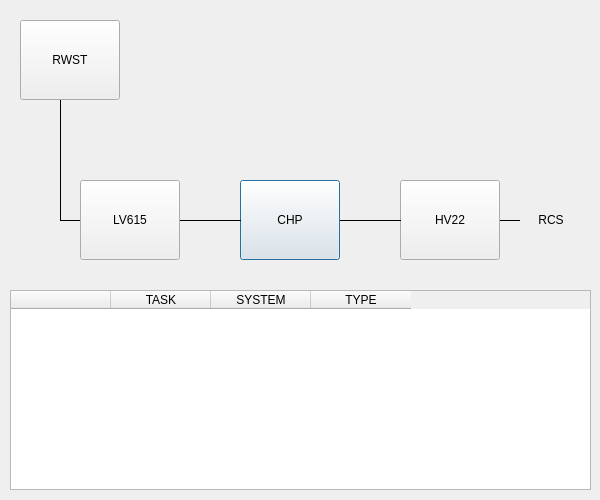
<?xml version="1.0" encoding="UTF-8"?>
<ui version="4.0">
 <class>Dialog</class>
 <widget class="QDialog" name="Dialog">
  <property name="geometry">
   <rect>
    <x>0</x>
    <y>0</y>
    <width>600</width>
    <height>500</height>
   </rect>
  </property>
  <property name="windowTitle">
   <string>Dialog</string>
  </property>
  <widget class="QPushButton" name="CHPpushButton">
   <property name="geometry">
    <rect>
     <x>240</x>
     <y>180</y>
     <width>100</width>
     <height>80</height>
    </rect>
   </property>
   <property name="text">
    <string>CHP</string>
   </property>
  </widget>
  <widget class="QPushButton" name="HV22pushButton">
   <property name="geometry">
    <rect>
     <x>400</x>
     <y>180</y>
     <width>100</width>
     <height>80</height>
    </rect>
   </property>
   <property name="text">
    <string>HV22</string>
   </property>
  </widget>
  <widget class="QPushButton" name="RWSTpushButton">
   <property name="geometry">
    <rect>
     <x>20</x>
     <y>20</y>
     <width>100</width>
     <height>80</height>
    </rect>
   </property>
   <property name="text">
    <string>RWST</string>
   </property>
  </widget>
  <widget class="QPushButton" name="LV615pushButton">
   <property name="geometry">
    <rect>
     <x>80</x>
     <y>180</y>
     <width>100</width>
     <height>80</height>
    </rect>
   </property>
   <property name="text">
    <string>LV615</string>
   </property>
  </widget>
  <widget class="QTableWidget" name="tableWidget">
   <property name="geometry">
    <rect>
     <x>10</x>
     <y>290</y>
     <width>581</width>
     <height>200</height>
    </rect>
   </property>
   <column>
    <property name="text">
     <string/>
    </property>
   </column>
   <column>
    <property name="text">
     <string>TASK</string>
    </property>
   </column>
   <column>
    <property name="text">
     <string>SYSTEM</string>
    </property>
   </column>
   <column>
    <property name="text">
     <string>TYPE</string>
    </property>
   </column>
  </widget>
  <widget class="Line" name="line">
   <property name="geometry">
    <rect>
     <x>180</x>
     <y>210</y>
     <width>61</width>
     <height>20</height>
    </rect>
   </property>
   <property name="frameShadow">
    <enum>QFrame::Plain</enum>
   </property>
   <property name="orientation">
    <enum>Qt::Horizontal</enum>
   </property>
  </widget>
  <widget class="Line" name="line_2">
   <property name="geometry">
    <rect>
     <x>340</x>
     <y>210</y>
     <width>61</width>
     <height>20</height>
    </rect>
   </property>
   <property name="frameShadow">
    <enum>QFrame::Plain</enum>
   </property>
   <property name="orientation">
    <enum>Qt::Horizontal</enum>
   </property>
  </widget>
  <widget class="Line" name="line_3">
   <property name="geometry">
    <rect>
     <x>60</x>
     <y>210</y>
     <width>20</width>
     <height>20</height>
    </rect>
   </property>
   <property name="frameShadow">
    <enum>QFrame::Plain</enum>
   </property>
   <property name="orientation">
    <enum>Qt::Horizontal</enum>
   </property>
  </widget>
  <widget class="Line" name="line_4">
   <property name="geometry">
    <rect>
     <x>50</x>
     <y>100</y>
     <width>20</width>
     <height>121</height>
    </rect>
   </property>
   <property name="frameShadow">
    <enum>QFrame::Plain</enum>
   </property>
   <property name="orientation">
    <enum>Qt::Vertical</enum>
   </property>
  </widget>
  <widget class="Line" name="line_5">
   <property name="geometry">
    <rect>
     <x>500</x>
     <y>210</y>
     <width>20</width>
     <height>20</height>
    </rect>
   </property>
   <property name="frameShadow">
    <enum>QFrame::Plain</enum>
   </property>
   <property name="orientation">
    <enum>Qt::Horizontal</enum>
   </property>
  </widget>
  <widget class="QLabel" name="label">
   <property name="geometry">
    <rect>
     <x>520</x>
     <y>210</y>
     <width>62</width>
     <height>20</height>
    </rect>
   </property>
   <property name="text">
    <string>RCS</string>
   </property>
   <property name="alignment">
    <set>Qt::AlignCenter</set>
   </property>
  </widget>
 </widget>
 <resources/>
 <connections/>
</ui>
